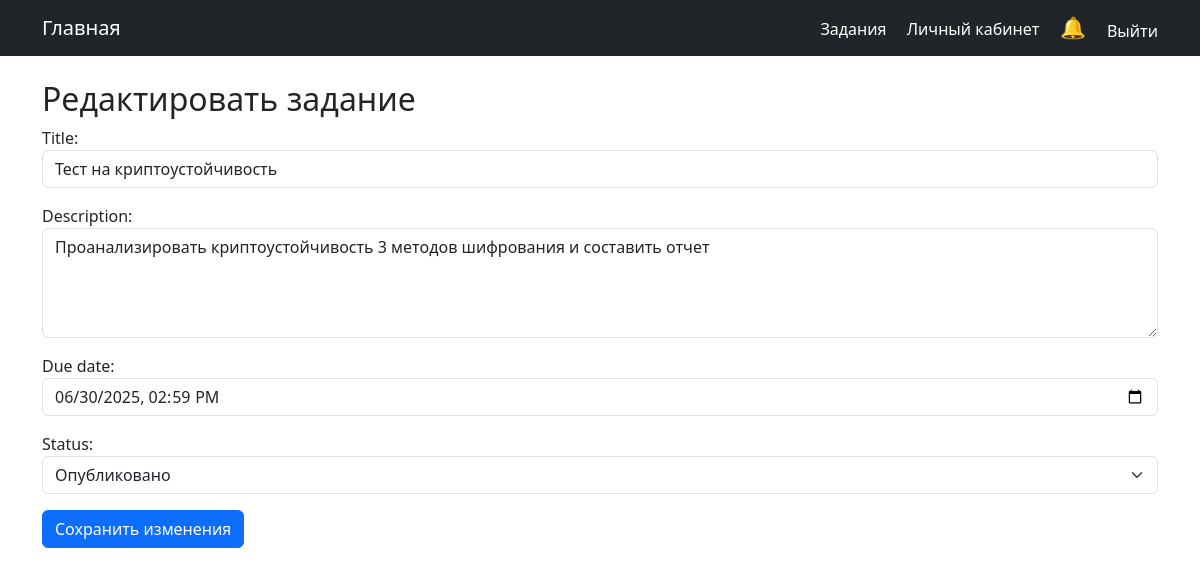
The app's page /assignments/2/edit/ (signed in) with its own data.
### assignments/models.py (models this page shows, shortened)
class Assignment(models.Model):
    STATUS_CHOICES = [
        ('draft', 'Черновик'),
        ('published', 'Опубликовано'),
    ]
    title = models.CharField(max_length=200)
    description = models.TextField()
    created_at = models.DateTimeField(auto_now_add=True)
    due_date = models.DateTimeField()
    created_by = models.ForeignKey(User, on_delete=models.CASCADE, related_name='assignments')
    status = models.CharField(max_length=10, choices=STATUS_CHOICES, default='draft')
    max_score = models.IntegerField(default=100, verbose_name="Максимальный балл")  # Добавьте это поле

### assignments/views.py (the view)
# urls.py: path('<int:pk>/edit/', AssignmentUpdateView.as_view(), name='assignment-edit'),
class AssignmentUpdateView(LoginRequiredMixin, UserPassesTestMixin, UpdateView):
    model = Assignment
    form_class = AssignmentForm
    template_name = 'assignments/edit.html'
    success_url = '/assignments/'
    def get_queryset(self):
        return Assignment.objects.filter(created_by=self.request.user)
    def test_func(self):
        return self.request.user.is_authenticated and self.request.user.is_teacher

### assignments/forms.py
class AssignmentForm(forms.ModelForm):
    class Meta:
        model = Assignment
        fields = ['title', 'description', 'due_date', 'status']
        widgets = {
            'title': forms.TextInput(attrs={'class': 'form-control'}),
            'description': forms.Textarea(attrs={'class': 'form-control', 'rows': 4}),
            'due_date': forms.DateTimeInput(attrs={'type': 'datetime-local', 'class': 'form-control'}),
            'status': forms.Select(attrs={'class': 'form-select'}),
        }

### notifications/context_processors.py (called while the page is built)
def unread_notifications(request):
    if request.user.is_authenticated:
        unread_notes = Notification.objects.filter(user=request.user, is_read=False)
        all_notes = Notification.objects.filter(user=request.user)
    else:
        unread_notes = []
        all_notes = []
    return {
        'unread_notes': unread_notes,
        'all_notes': all_notes,
    }

### templates/assignments/edit.html (shortened to what this page needs)
{% extends 'base.html' %}
{% block content %}
<h2>Редактировать задание</h2>
<form method="post">
    {{ form.as_p }}
    <button type="submit" class="btn btn-primary">Сохранить изменения</button>
</form>
{% endblock %}

### records on screen
Assignment: title "Тест на криптоустойчивость", description "Проанализировать криптоустойчивость 3 методов шифрования и составить отчет", due_date "06/30/2025 14:59", status "Опубликовано"
